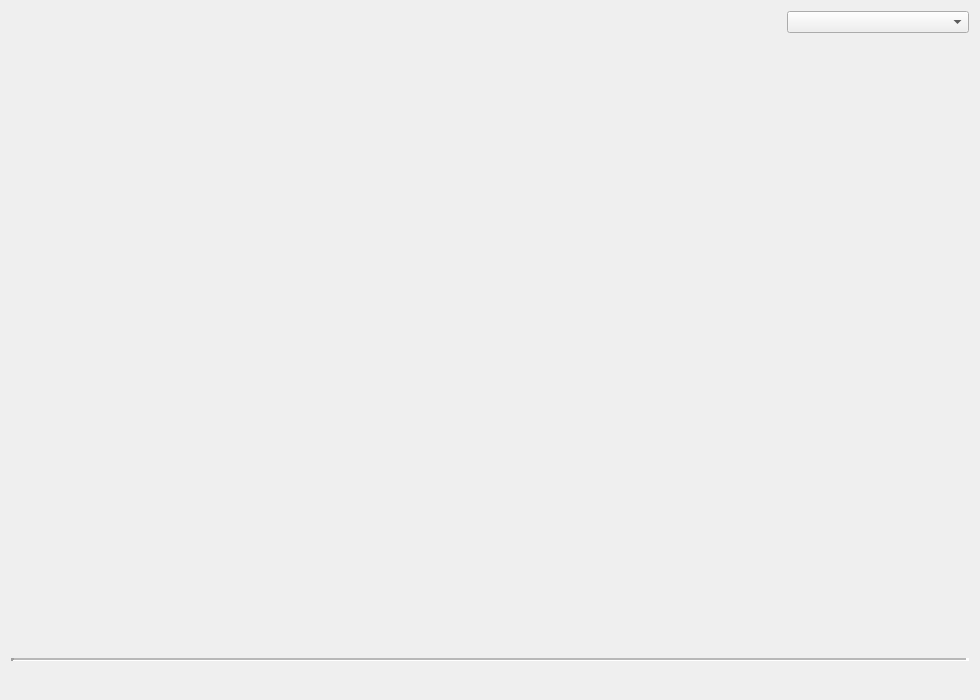
<?xml version="1.0" encoding="UTF-8"?>
<ui version="4.0">
 <class>AppBoardsPreviewer</class>
 <widget class="QDialog" name="AppBoardsPreviewer">
  <property name="geometry">
   <rect>
    <x>0</x>
    <y>0</y>
    <width>980</width>
    <height>700</height>
   </rect>
  </property>
  <property name="windowTitle">
   <string>Boards Previewer</string>
  </property>
  <property name="windowIcon">
   <iconset resource="../img/vectors.qrc">
    <normaloff>:/icon/icon.png</normaloff>:/icon/icon.png</iconset>
  </property>
  <layout class="QVBoxLayout" name="verticalLayout" stretch="0,0,0,0">
   <item>
    <layout class="QHBoxLayout" name="selectorLayout">
     <item>
      <spacer name="horizontalSpacer">
       <property name="orientation">
        <enum>Qt::Horizontal</enum>
       </property>
       <property name="sizeHint" stdset="0">
        <size>
         <width>0</width>
         <height>20</height>
        </size>
       </property>
      </spacer>
     </item>
     <item>
      <widget class="QComboBox" name="boardSelector">
       <property name="placeholderText">
        <string>Click Here to Select a Board</string>
       </property>
      </widget>
     </item>
    </layout>
   </item>
   <item>
    <widget class="QScrollArea" name="scrollArea">
     <property name="frameShape">
      <enum>QFrame::NoFrame</enum>
     </property>
     <property name="frameShadow">
      <enum>QFrame::Plain</enum>
     </property>
     <property name="horizontalScrollBarPolicy">
      <enum>Qt::ScrollBarAlwaysOff</enum>
     </property>
     <property name="widgetResizable">
      <bool>true</bool>
     </property>
     <property name="alignment">
      <set>Qt::AlignCenter</set>
     </property>
     <widget class="QWidget" name="scrollAreaWidgetContents">
      <property name="geometry">
       <rect>
        <x>0</x>
        <y>0</y>
        <width>962</width>
        <height>613</height>
       </rect>
      </property>
      <layout class="QVBoxLayout" name="verticalLayout_2">
       <property name="spacing">
        <number>0</number>
       </property>
       <property name="leftMargin">
        <number>0</number>
       </property>
       <property name="topMargin">
        <number>0</number>
       </property>
       <property name="rightMargin">
        <number>0</number>
       </property>
       <property name="bottomMargin">
        <number>0</number>
       </property>
       <item>
        <layout class="QHBoxLayout" name="PinsLayout">
         <item>
          <layout class="QGridLayout" name="PinsLeft"/>
         </item>
         <item>
          <layout class="QVBoxLayout" name="PinsCenter">
           <item>
            <layout class="QGridLayout" name="PinsCenterSub"/>
           </item>
          </layout>
         </item>
         <item>
          <layout class="QGridLayout" name="PinsRight"/>
         </item>
        </layout>
       </item>
      </layout>
     </widget>
    </widget>
   </item>
   <item>
    <widget class="Line" name="line">
     <property name="frameShadow">
      <enum>QFrame::Sunken</enum>
     </property>
     <property name="lineWidth">
      <number>3</number>
     </property>
     <property name="midLineWidth">
      <number>2</number>
     </property>
     <property name="orientation">
      <enum>Qt::Horizontal</enum>
     </property>
    </widget>
   </item>
   <item>
    <widget class="QLabel" name="subTextLabel">
     <property name="font">
      <font>
       <pointsize>14</pointsize>
      </font>
     </property>
     <property name="text">
      <string/>
     </property>
     <property name="alignment">
      <set>Qt::AlignCenter</set>
     </property>
     <property name="wordWrap">
      <bool>true</bool>
     </property>
     <property name="openExternalLinks">
      <bool>true</bool>
     </property>
    </widget>
   </item>
  </layout>
 </widget>
 <resources>
  <include location="../img/vectors.qrc"/>
 </resources>
 <connections/>
</ui>
